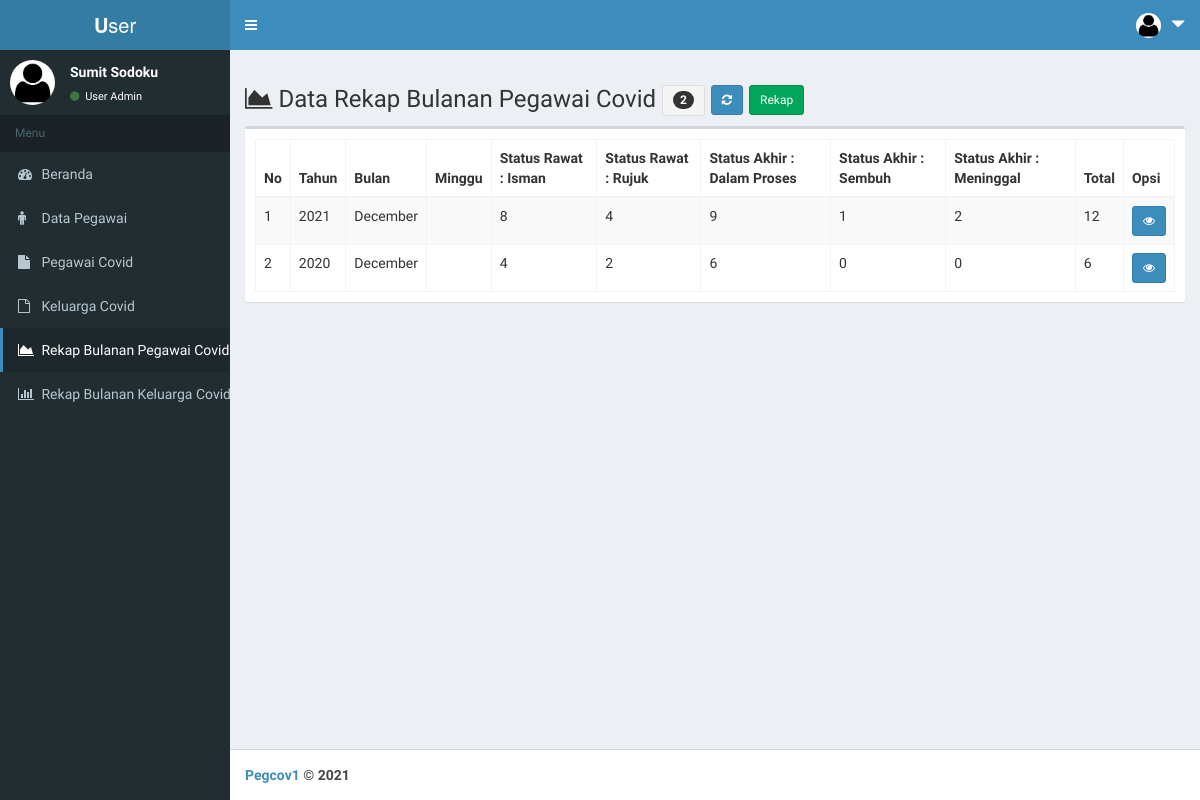
The app's page /page/index.php?menu=rekkon_rekap (signed in), older data.
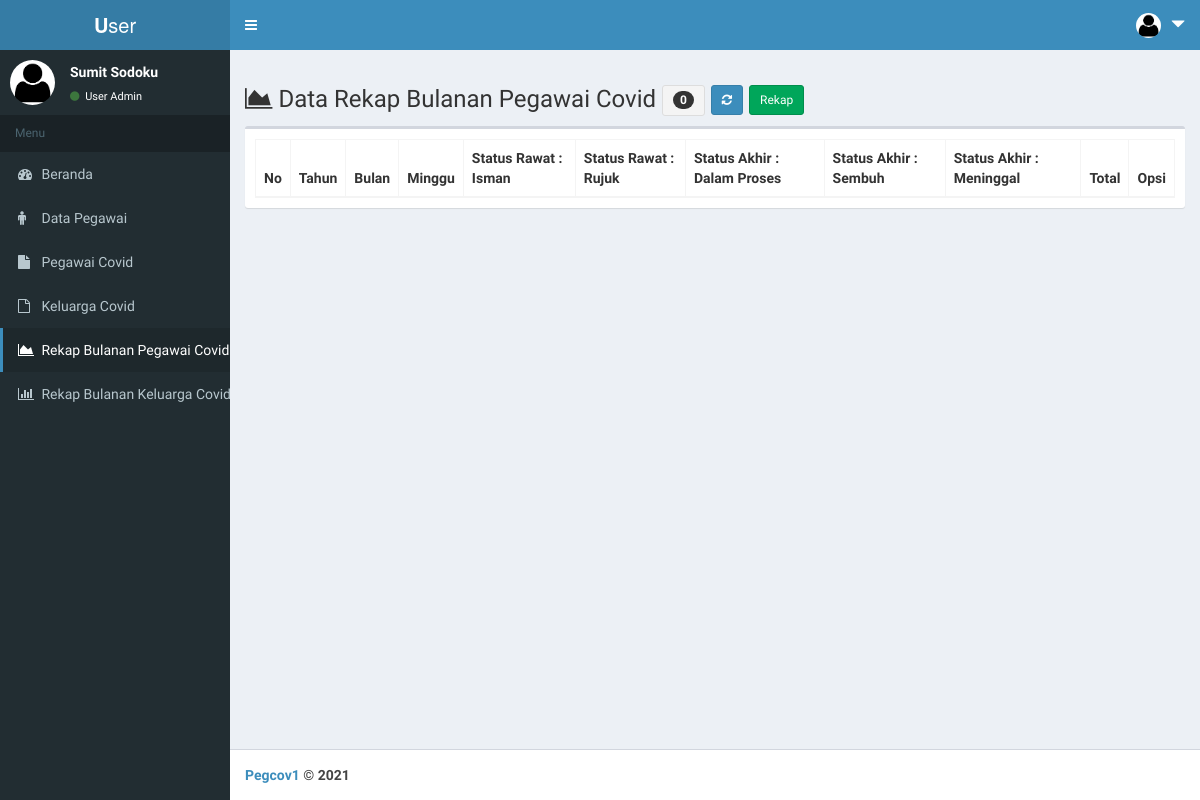
The same page, newer data.
### tables this page shows
CREATE TABLE `tb_rekkon` (
  `rekkon_id` int(11) NOT NULL,
  `rekkon_tahun` varchar(4) NOT NULL,
  `rekkon_bulan` varchar(10) NOT NULL,
  `rekkon_minggu` varchar(10) NOT NULL,
  `rekkon_srisman` int(11) NOT NULL,
  `rekkon_srrujuk` int(11) NOT NULL,
  `rekkon_saproses` int(11) NOT NULL,
  `rekkon_sasembuh` int(11) NOT NULL,
  `rekkon_samati` int(11) NOT NULL,
  `rekkon_total` int(11) NOT NULL
);

### page/index.php (the view, shortened to what the changed rows need)
<?php
  include "../inc/koneksi.php";
?>
<!DOCTYPE html>
<html>
  <head>
    <link rel="stylesheet" href="../lte/bootstrap/css/bootstrap.min.css">
    <link rel="stylesheet" href="https://cdnjs.cloudflare.com/ajax/libs/font-awesome/4.5.0/css/font-awesome.min.css">
    <link rel="stylesheet" href="https://cdnjs.cloudflare.com/ajax/libs/ionicons/2.0.1/css/ionicons.min.css">
    <link rel="stylesheet" href="../lte/dist/css/AdminLTE.min.css">
    <link rel="stylesheet" href="../lte/plugins/datatables/dataTables.bootstrap.css">
    <link rel="stylesheet" href="../lte/dist/css/skins/_all-skins.css">
  </head>
  <body class="hold-transition skin-blue sidebar-min">
  <div class="wrapper">
  <div class="content-wrapper">
    <section class="content">
      <?php
        switch($_GET['menu']){
          case 'rekkon_rekap':
          include "rekkon_data.php";
          break;
                ?>
                <?php
        }
      ?>
    </section>
  </div>
</div>
</body>
</html>

### page/rekkon_data.php (shortened to what the changed rows need)
<!DOCTYPE html>
<html>
<head>
</head>
<body>
    <div class="row">
    <div class="col-xs-12 col-md-12">
      <h3><span class="fa fa-area-chart"></span>
        Data Rekap Bulanan Pegawai Covid
        <?php
          $qjumlah = mysqli_query($koneksi,"SELECT * FROM tb_rekkon ");
          $jumlah = mysqli_num_rows($qjumlah);
        ?>
        <button class="btn btn-sm btn-default"><span class="badge"><?php echo $jumlah; ?></span></button>
        <a href="?menu=rekkon_data" class="btn btn-sm btn-primary"><span class="fa fa-refresh"></a>
        <a href="?menu=rekkon_rekap" class="btn btn-sm btn-success">Rekap</a>
    </h3>
    </div>
  </div>
  <div class="box">
        <div class="box-body">
            <table id="example1" class="table table-bordered table-striped">
              <thead>
                <tr>
                  <th>No</th>
                  <th>Tahun</th>
                  <th>Bulan</th>
                  <th>Minggu</th>
                  <th>Status Rawat : Isman</th>
                  <th>Status Rawat : Rujuk</th>
                  <th>Status Akhir : Dalam Proses</th>
                  <th>Status Akhir : Sembuh</th>
                  <th>Status Akhir : Meninggal</th>
                  <th>Total</th>
                  <th>Opsi</th>
                </tr>
              </thead>
              <tbody>
          <?php
              $no = 1;
              $sql = $koneksi->query("SELECT * FROM tb_rekkon ORDER BY rekkon_tahun DESC, rekkon_bulan DESC");
              while ($data=$sql->fetch_assoc()) {
          ?>
            <tr>
                <td> <?php echo $no++; ?> </td>
                <td> <?php echo $data['rekkon_tahun']; ?></td>
                <td> <?php $bulan_nama = date("F", mktime(0, 0, 0, $data['rekkon_bulan'], 10)); ?>
                     <?php echo $bulan_nama; ?></td>
                <td> <?php echo $data['rekkon_minggu']; ?></td>
                <td> <?php echo $data['rekkon_srisman']; ?></td>
                <td> <?php echo $data['rekkon_srrujuk']; ?></td>
                <td> <?php echo $data['rekkon_saproses']; ?></td>
                <td> <?php echo $data['rekkon_sasembuh']; ?></td>
                <td> <?php echo $data['rekkon_samati']; ?></td>
                <td> <?php echo $data['rekkon_total']; ?></td>
                <td>
                  <a href="?menu=rekkon_detail&rekkon_id=<?php echo $data['rekkon_id']; ?>" class="btn btn-sm btn-primary" title="Rekap <?php echo $data['rekkon_bulan']." ".$data['rekkon_tahun'];?>"><span class="fa fa-eye"></a></a>
                </td>
            </tr>
              <?php
              }
          ?>
              </tbody>
          </table>
      </div>
  </div>
</body>
</html>

Row changes from the older to the newer data that the page shows:
removed tb_rekkon: rekkon_tahun "2021", rekkon_bulan "December", rekkon_srisman "8", rekkon_srrujuk "4", rekkon_saproses "9", rekkon_sasembuh "1", rekkon_samati "2", rekkon_total "12"
removed tb_rekkon: rekkon_tahun "2020", rekkon_bulan "December", rekkon_srisman "4", rekkon_srrujuk "2", rekkon_saproses "6", rekkon_sasembuh "0", rekkon_samati "0", rekkon_total "6"
Text that changed along with them:
$jumlah: "2" → "0"
